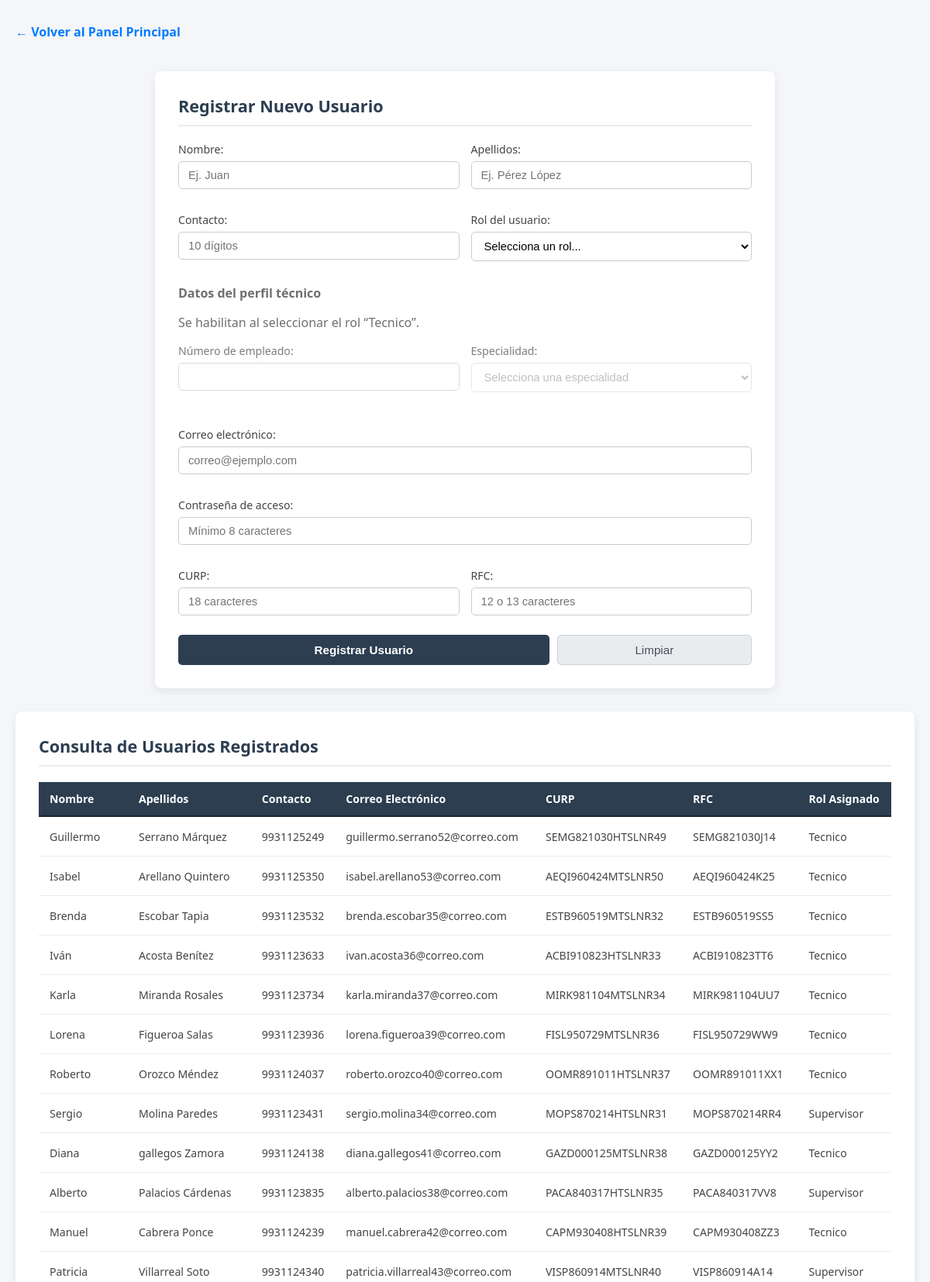
The page /index.php?modulo=usuarios (signed in, upper part) on the database its author committed.
### tables this page shows
CREATE TABLE `usuarios` (
  `IdUsuario` int(11) NOT NULL AUTO_INCREMENT,
  `IdRol` int(11) NOT NULL,
  `Nombre` varchar(100) NOT NULL,
  `Apellidos` varchar(100) NOT NULL,
  `Contacto` varchar(15) NOT NULL,
  `Correo` varchar(150) NOT NULL,
  `Curp` varchar(18) NOT NULL,
  `Rfc` varchar(13) NOT NULL,
  `Password` varchar(255) NOT NULL,
  `Estado` enum('Activo','Inactivo') DEFAULT 'Activo',
  `FechaCreacion` timestamp NULL DEFAULT current_timestamp(),
  PRIMARY KEY (`IdUsuario`),
  UNIQUE KEY `Correo` (`Correo`),
  UNIQUE KEY `Curp` (`Curp`),
  UNIQUE KEY `Rfc` (`Rfc`),
  KEY `fk_usuario_rol` (`IdRol`),
  CONSTRAINT `fk_usuario_rol` FOREIGN KEY (`IdRol`) REFERENCES `roles` (`IdRol`) ON UPDATE CASCADE
);

CREATE TABLE `roles` (
  `IdRol` int(11) NOT NULL AUTO_INCREMENT,
  `NombreRol` varchar(50) NOT NULL,
  PRIMARY KEY (`IdRol`),
  UNIQUE KEY `NombreRol` (`NombreRol`)
);

### controllers/admin/controller.usuario.php (called while the page is built, shortened)
<?php
require_once MODEL_PATH . 'model.usuario.php';
$modeloUsuario = new ModelUsuario($conexion);
$usuarioEditar = null;
$tecnicoEditar = null;
$numeroEmpleadoFormulario = $tecnicoEditar['NumeroEmpleado'] ?? '';
$resultadoUsuarios = $modeloUsuario->obtenerUsuarios();
require_once VIEW_PATH . 'admin/usuarios.php';
?>

### models/model.usuario.php (called while the page is built, shortened)
<?php
class ModelUsuario {
    private $conexion;
    public function __construct($conexion) {
        $this->conexion = $conexion;
    }
    public function obtenerUsuarios() {
        $query = "SELECT u.IdUsuario, u.Nombre, u.Apellidos, u.Contacto, u.Correo, u.Curp, u.Rfc, u.Estado, r.NombreRol
                  FROM Usuarios u
                  INNER JOIN Roles r ON u.IdRol = r.IdRol
                  ORDER BY u.FechaCreacion DESC";
        return $this->conexion->query($query);
    }
}
?>

### views/admin/usuarios.php (the view, shortened to what this page needs)
<!DOCTYPE html>
<html lang="es">
<head>
</head>
<body>
    <div class="header-link">
        <a href="<?= BASE_URL ?>index.php?modulo=dashboard">← Volver al Panel Principal</a>
    </div>
    <div class="card-container form-card">
        <h2><?= $usuarioEditar ? 'Modificar Usuario: ' . htmlspecialchars($usuarioEditar['Nombre']) . ' ' . htmlspecialchars($usuarioEditar['Apellidos']) : 'Registrar Nuevo Usuario' ?></h2>
        <form action="<?= BASE_URL ?>index.php" method="POST">
            <div class="form-grid">
                <div class="form-group">
                    <label for="nombre">Nombre:</label>
                    <input type="text" id="nombre" name="nombre" placeholder="Ej. Juan"
                           value="<?= $usuarioEditar ? htmlspecialchars($usuarioEditar['Nombre']) : '' ?>" required>
                </div>
                <div class="form-group">
                    <label for="apellidos">Apellidos:</label>
                    <input type="text" id="apellidos" name="apellidos" placeholder="Ej. Pérez López"
                           value="<?= $usuarioEditar ? htmlspecialchars($usuarioEditar['Apellidos']) : '' ?>" required>
                </div>
                <div class="form-group">
                    <label for="contacto">Contacto:</label>
                    <input type="tel" id="contacto" name="contacto" placeholder="10 dígitos"
                           value="<?= $usuarioEditar ? htmlspecialchars($usuarioEditar['Contacto']) : '' ?>" required>
                </div>
                <div class="form-group">
                    <label for="rol">Rol del usuario:</label>
                    <select id="rol" name="rol" required>
                        <option value="" disabled <?= !$usuarioEditar ? 'selected' : '' ?>>Selecciona un rol...</option>
                    </select>
                </div>
                <div id="datos-tecnicos" class="form-group full-width">
                    <strong>Datos del perfil técnico</strong>
                    <p class="text-muted small">Se habilitan al seleccionar el rol “Tecnico”.</p>
                    <div class="form-grid">
                        <div class="form-group">
                            <label for="numero_empleado">Número de empleado:</label>
                            <input type="text" id="numero_empleado" name="numero_empleado"
                                   maxlength="20"
                                   value="<?= htmlspecialchars($numeroEmpleadoFormulario ?? '') ?>">
                        </div>
                        <div class="form-group">
                            <label for="especialidad">Especialidad:</label>
                            <select id="especialidad" name="especialidad">
                                <option value="">Selecciona una especialidad</option>
                            </select>
                        </div>
                    </div>
                </div>
                <div class="form-group full-width">
                    <label for="correo">Correo electrónico:</label>
                    <input type="email" id="correo" name="correo" placeholder="correo@ejemplo.com"
                           value="<?= $usuarioEditar ? htmlspecialchars($usuarioEditar['Correo']) : '' ?>" required>
                </div>
                <div class="form-group full-width">
                    <label for="password">Contraseña de acceso:</label>
                    <input type="password" id="password" name="password"
                           placeholder="<?= $usuarioEditar ? 'Dejar en blanco para conservar la actual' : 'Mínimo 8 caracteres' ?>"
                           <?= $usuarioEditar ? '' : 'required' ?>>
                </div>
                <div class="form-group">
                    <label for="curp">CURP:</label>
                    <input type="text" id="curp" name="curp" maxlength="18" placeholder="18 caracteres"
                           value="<?= $usuarioEditar ? htmlspecialchars($usuarioEditar['Curp']) : '' ?>" required>
                </div>
                <div class="form-group">
                    <label for="rfc">RFC:</label>
                    <input type="text" id="rfc" name="rfc" maxlength="13" placeholder="12 o 13 caracteres"
                           value="<?= $usuarioEditar ? htmlspecialchars($usuarioEditar['Rfc']) : '' ?>" required>
                </div>
            </div>
            <div class="button-group">
                <button type="submit" class="btn-submit"><?= $usuarioEditar ? 'Guardar Cambios' : 'Registrar Usuario' ?></button>
                <?php if ($usuarioEditar): ?>
                    <a href="<?= BASE_URL ?>index.php?modulo=usuarios" class="btn-reset" style="text-align: center; text-decoration: none; display: inline-block;">Cancelar</a>
                <?php else: ?>
                    <button type="reset" class="btn-reset">Limpiar</button>
                <?php endif; ?>
            </div>
        </form>
    </div>
    <div class="card-container table-card">
        <h2>Consulta de Usuarios Registrados</h2>
        <div class="table-responsive">
            <table>
                <thead>
                    <tr>
                        <th>Nombre</th>
                        <th>Apellidos</th>
                        <th>Contacto</th>
                        <th>Correo Electrónico</th>
                        <th>CURP</th>
                        <th>RFC</th>
                        <th>Rol Asignado</th>
                    </tr>
                </thead>
                <tbody>
                    <?php
                    if ($resultadoUsuarios && $resultadoUsuarios->num_rows > 0) {
                        while ($fila = $resultadoUsuarios->fetch_assoc()) {
                            $id = htmlspecialchars($fila['IdUsuario']);
                            $nombre = htmlspecialchars($fila['Nombre']);
                            $apellidos = htmlspecialchars($fila['Apellidos']);
                            $contacto = htmlspecialchars($fila['Contacto']);
                            $correo = htmlspecialchars($fila['Correo']);
                            $curp = htmlspecialchars($fila['Curp']);
                            $rfc = htmlspecialchars($fila['Rfc']);
                            $rol = htmlspecialchars($fila['NombreRol']);
                            $estado = htmlspecialchars($fila['Estado']);
                            $csrfTokenHtml = htmlspecialchars($csrfToken, ENT_QUOTES, 'UTF-8');
                            echo "<tr>
                                    <td>{$nombre}</td>
                                    <td>{$apellidos}</td>
                                    <td>{$contacto}</td>
                                    <td>{$correo}</td>
                                    <td>{$curp}</td>
                                    <td>{$rfc}</td>
                                    <td>{$rol}</td>
                                    <td>{$estado}</td>
                                    <td>
                                        <div class='action-buttons'>
                                            <a href='" . BASE_URL . "index.php?modulo=usuarios&accion=editar&id={$id}' class='btn btn-edit'>Editar</a>
                                            <form action='" . BASE_URL . "index.php' method='POST' onsubmit=\"return confirm('¿Estás seguro de eliminar a este usuario? Esta acción no se puede deshacer.');\">
                                                <input type='hidden' name='modulo' value='usuarios'>
                                                <input type='hidden' name='accion' value='eliminar'>
                                                <input type='hidden' name='id' value='{$id}'>
                                                <input type='hidden' name='csrf_token' value='{$csrfTokenHtml}'>
                                                <button type='submit' class='btn btn-delete'>Eliminar</button>
                                            </form>
                                        </div>
                                    </td>
                                  </tr>";
                        }
                    } else {
                        echo "<tr><td colspan='9' style='text-align: center; padding: 20px;'>No se encontraron usuarios registrados.</td></tr>";
                    }
                    ?>
                </tbody>
            </table>
        </div>
    </div>
</body>
</html>

### views/admin/usuarios.php (style rules this page uses)
body { font-family: 'Segoe UI', Tahoma, Geneva, Verdana, sans-serif; background-color: #f4f6f9; color: #333; margin: 0; padding: 30px 20px; display: flex; flex-direction: column; align-items: center; gap: 30px; }
.card-container { background-color: #ffffff; padding: 30px; border-radius: 8px; box-shadow: 0 4px 12px rgba(0, 0, 0, 0.08); width: 100%; box-sizing: border-box; }
.form-card { max-width: 800px; margin: 0 auto; }
.table-card { max-width: 1200px; margin: 0 auto; }
h2 { font-size: 1.35rem; color: #2c3e50; margin-top: 0; margin-bottom: 20px; border-bottom: 2px solid #e9ecef; padding-bottom: 10px; }
.form-grid { display: grid; grid-template-columns: 1fr 1fr; gap: 15px; }
.form-group { margin-bottom: 15px; }
.full-width { grid-column: span 2; }
label { display: block; font-size: 0.88rem; margin-bottom: 6px; color: #444; font-weight: 500; }
input[type="text"], input[type="tel"], input[type="email"], input[type="password"], select { width: 100%; padding: 9px 12px; border: 1px solid #ccc; border-radius: 5px; font-size: 0.92rem; box-sizing: border-box; transition: border-color 0.2s, box-shadow 0.2s; background-color: #fff; }
.button-group { display: flex; gap: 10px; margin-top: 10px; }
.btn-submit { flex: 2; padding: 10px; background-color: #2c3e50; color: #ffffff; border: none; border-radius: 5px; font-size: 0.95rem; font-weight: 600; cursor: pointer; transition: background-color 0.2s; }
.btn-reset { flex: 1; padding: 10px; background-color: #e9ecef; color: #495057; border: 1px solid #ced4da; border-radius: 5px; font-size: 0.95rem; cursor: pointer; transition: background-color 0.2s; }
.table-responsive { width: 100%; overflow-x: auto; -webkit-overflow-scrolling: touch; }
table { width: 100%; border-collapse: collapse; font-size: 0.88rem; text-align: left; white-space: nowrap; }
th { background-color: #2c3e50; color: #ffffff; font-weight: 600; padding: 12px 14px; border-bottom: 2px solid #1a252f; }
td { padding: 10px 14px; border-bottom: 1px solid #e9ecef; color: #444; vertical-align: middle; }
.header-link { width: 100%; max-width: 1200px; margin: 0 auto 10px; text-align: left; }
.header-link a { color: #007bff; text-decoration: none; font-weight: 600; }

### rows shown on the page
usuarios: Nombre "Guillermo", Apellidos "Serrano Márquez", Contacto "9931125249", Correo "guillermo.serrano52@correo.com", Curp "SEMG821030HTSLNR49", Rfc "SEMG821030J14", IdRol.NombreRol "Tecnico"
usuarios: Nombre "Isabel", Apellidos "Arellano Quintero", Contacto "9931125350", Correo "isabel.arellano53@correo.com", Curp "AEQI960424MTSLNR50", Rfc "AEQI960424K25", IdRol.NombreRol "Tecnico"
usuarios: Nombre "Brenda", Apellidos "Escobar Tapia", Contacto "9931123532", Correo "brenda.escobar35@correo.com", Curp "ESTB960519MTSLNR32", Rfc "ESTB960519SS5", IdRol.NombreRol "Tecnico"
usuarios: Nombre "Iván", Apellidos "Acosta Benítez", Contacto "9931123633", Correo "ivan.acosta36@correo.com", Curp "ACBI910823HTSLNR33", Rfc "ACBI910823TT6", IdRol.NombreRol "Tecnico"
usuarios: Nombre "Karla", Apellidos "Miranda Rosales", Contacto "9931123734", Correo "karla.miranda37@correo.com", Curp "MIRK981104MTSLNR34", Rfc "MIRK981104UU7", IdRol.NombreRol "Tecnico"
usuarios: Nombre "Lorena", Apellidos "Figueroa Salas", Contacto "9931123936", Correo "lorena.figueroa39@correo.com", Curp "FISL950729MTSLNR36", Rfc "FISL950729WW9", IdRol.NombreRol "Tecnico"
usuarios: Nombre "Roberto", Apellidos "Orozco Méndez", Contacto "9931124037", Correo "roberto.orozco40@correo.com", Curp "OOMR891011HTSLNR37", Rfc "OOMR891011XX1", IdRol.NombreRol "Tecnico"
usuarios: Nombre "Sergio", Apellidos "Molina Paredes", Contacto "9931123431", Correo "sergio.molina34@correo.com", Curp "MOPS870214HTSLNR31", Rfc "MOPS870214RR4", IdRol.NombreRol "Supervisor"
usuarios: Nombre "Diana", Apellidos "gallegos Zamora", Contacto "9931124138", Correo "diana.gallegos41@correo.com", Curp "GAZD000125MTSLNR38", Rfc "GAZD000125YY2", IdRol.NombreRol "Tecnico"
usuarios: Nombre "Alberto", Apellidos "Palacios Cárdenas", Contacto "9931123835", Correo "alberto.palacios38@correo.com", Curp "PACA840317HTSLNR35", Rfc "PACA840317VV8", IdRol.NombreRol "Supervisor"
usuarios: Nombre "Manuel", Apellidos "Cabrera Ponce", Contacto "9931124239", Correo "manuel.cabrera42@correo.com", Curp "CAPM930408HTSLNR39", Rfc "CAPM930408ZZ3", IdRol.NombreRol "Tecnico"
usuarios: Nombre "Patricia", Apellidos "Villarreal Soto", Contacto "9931124340", Correo "patricia.villarreal43@correo.com", Curp "VISP860914MTSLNR40", Rfc "VISP860914A14", IdRol.NombreRol "Supervisor"
